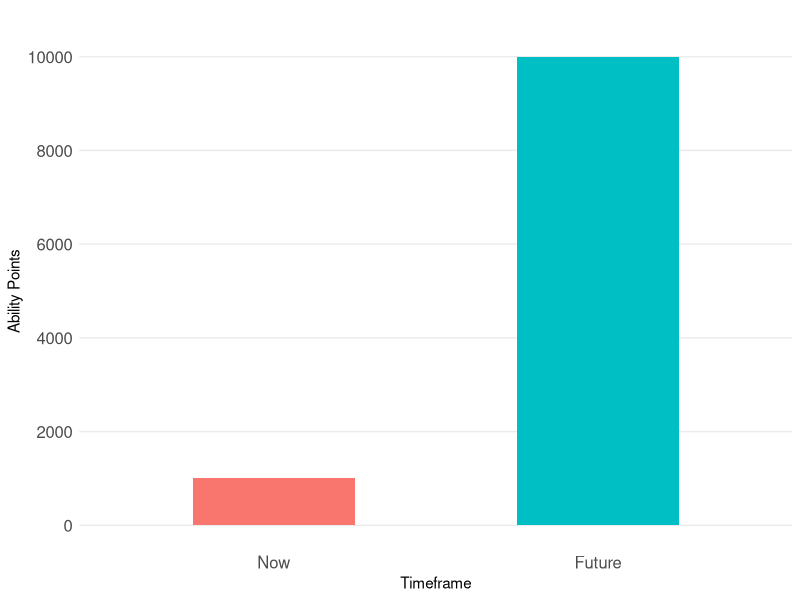

Write R code to recreate this figure.
## ---- chunk 1
library(tidyverse)
## ---- chunk 2
data <- data.frame(timeframe = factor(c("Now", "Future"), levels = c("Now", "Future")),
                   ability_points = c(1000, 10000))

ggplot(data, aes(x = timeframe, y = ability_points, fill = timeframe)) +
  geom_bar(stat = "identity", width = 0.5) +
  labs(title = "", x = "Timeframe", y = "Ability Points") +
  theme_minimal() +
  scale_y_continuous(breaks = seq(0,10000,2000)) +
  theme(
    panel.grid.major.x = element_blank(),
    panel.grid.minor.x = element_blank(),
    panel.grid.minor.y = element_blank(),
    legend.position = "none",
    axis.text = element_text(size = 12)
    )

